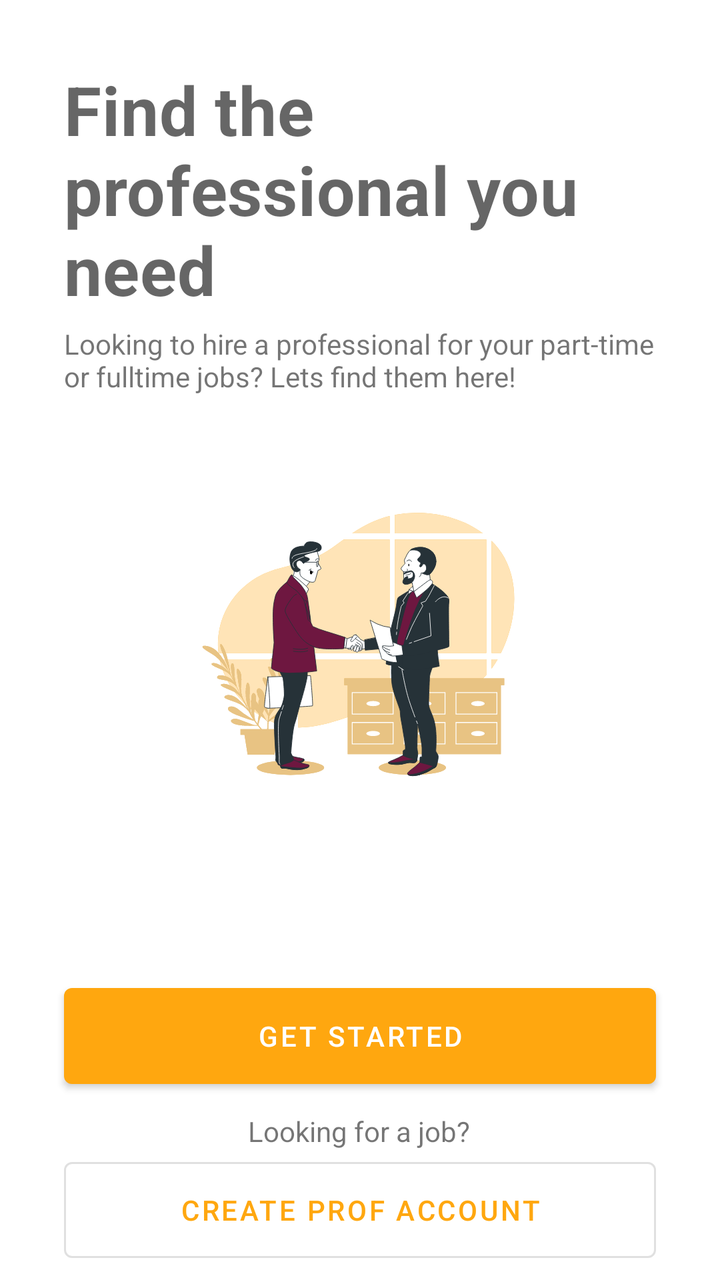
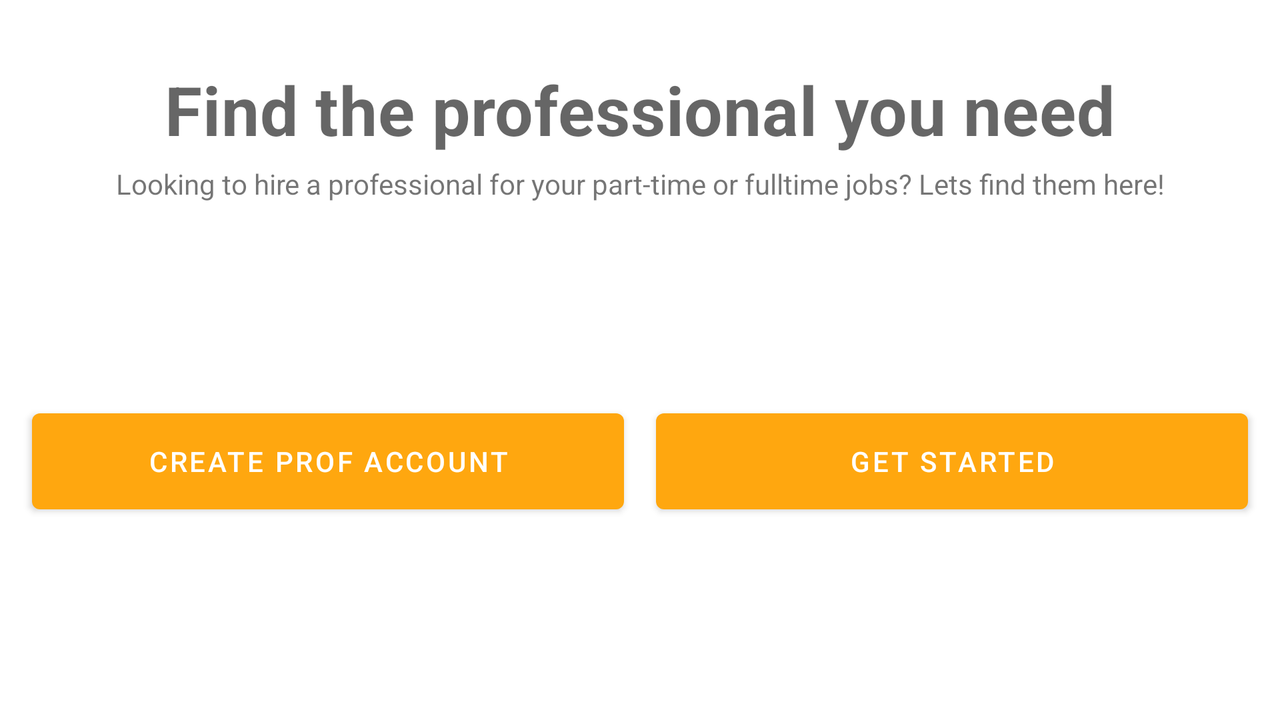

Two renders of one Android screen. The first uses the default layout on a phone; the second uses the alternative layout the repository ships for a different screen configuration, on a matching device. The two XML files are below.
<!-- AndroidManifest.xml: activity theme Theme.ProApp.NoActionBar -->
<!-- res/layout/activity_main.xml -->
<?xml version="1.0" encoding="utf-8"?>
<androidx.constraintlayout.widget.ConstraintLayout xmlns:android="http://schemas.android.com/apk/res/android"
    xmlns:app="http://schemas.android.com/apk/res-auto"
    xmlns:tools="http://schemas.android.com/tools"
    android:layout_width="match_parent"
    android:layout_height="match_parent"
    android:visibility="visible"
    style="@style/layoutBackground"
    tools:context=".MainActivity">

    <TextView
        android:id="@+id/textView"
        style="@style/TextAppearance.MaterialComponents.Headline4"
        android:layout_width="0dp"
        android:layout_height="wrap_content"
        android:layout_margin="32dp"
        android:layout_marginTop="4dp"
        android:text="Find the professional you need"
        android:textStyle="bold"
        app:layout_constraintLeft_toLeftOf="parent"
        app:layout_constraintRight_toRightOf="parent"
        app:layout_constraintTop_toTopOf="parent" />

    <Button
        android:id="@+id/btn_main"
        style="@style/buttonAlignment"
        android:layout_marginBottom="92dp"
        android:text="Get Started"
        app:layout_constraintBottom_toBottomOf="parent"
        app:layout_constraintEnd_toEndOf="parent"
        app:layout_constraintHorizontal_bias="0.0"
        app:layout_constraintStart_toStartOf="parent" />

    <TextView
        android:id="@+id/textView14"
        android:layout_width="0dp"
        android:layout_height="wrap_content"
        android:layout_marginStart="32dp"
        android:layout_marginTop="5dp"
        android:layout_marginEnd="32dp"
        android:text="Looking to hire a professional for your part-time or fulltime jobs? Lets find them here!"
        app:layout_constraintEnd_toEndOf="parent"
        app:layout_constraintStart_toStartOf="parent"
        app:layout_constraintTop_toBottomOf="@+id/textView" />

    <ImageView
        android:id="@+id/imageView2"
        android:layout_width="200dp"
        android:layout_height="200dp"
        app:layout_constraintBottom_toTopOf="@+id/btn_main"
        app:layout_constraintEnd_toEndOf="parent"
        app:layout_constraintHorizontal_bias="0.497"
        app:layout_constraintStart_toStartOf="parent"
        app:layout_constraintTop_toBottomOf="@+id/textView14"
        app:layout_constraintVertical_bias="0.269"
        app:srcCompat="@drawable/hello" />

    <TextView
        android:id="@+id/textView15"
        android:layout_width="wrap_content"
        android:layout_height="wrap_content"
        android:layout_marginTop="8dp"
        android:text="Looking for a job?"
        app:layout_constraintEnd_toEndOf="parent"
        app:layout_constraintHorizontal_bias="0.498"
        app:layout_constraintStart_toStartOf="parent"
        app:layout_constraintTop_toBottomOf="@+id/btn_main" />

    <Button
        android:id="@+id/btn_create_prof"
        style="@style/buttonAlligmentStyled"
        android:layout_marginTop="12dp"
        android:layout_marginBottom="32dp"
        android:text="Create Prof account"
        app:layout_constraintBottom_toBottomOf="parent"
        app:layout_constraintEnd_toEndOf="parent"
        app:layout_constraintHorizontal_bias="0.0"
        app:layout_constraintStart_toStartOf="parent"
        app:layout_constraintTop_toBottomOf="@+id/textView15"
        app:layout_constraintVertical_bias="0.315" />


</androidx.constraintlayout.widget.ConstraintLayout>
<!-- resources referenced by this layout -->
<resources>
  <!-- drawable hello: vector/xml drawable (drawable, 42172 chars, omitted) -->
  <style name="buttonAlignment">
          <item name="android:height">60dp</item>
          <item name="android:layout_height">wrap_content</item>
          <item name="android:layout_width">0dp</item>
          <item name="android:layout_marginStart">32dp</item>
          <item name="android:layout_marginEnd">32dp</item>
      </style>
  <style name="buttonAlligmentStyled" parent="Widget.MaterialComponents.Button.OutlinedButton">
          <item name="android:height">60dp</item>
          <item name="android:layout_height">wrap_content</item>
          <item name="android:layout_width">0dp</item>
          <item name="android:layout_marginStart">32dp</item>
          <item name="android:layout_marginEnd">32dp</item>
      </style>
  <style name="layoutBackground">
          <item name="android:background">?attr/colorOnPrimary</item>
      </style>
  <style name="Theme.ProApp.NoActionBar" parent="Theme.ProApp">
          <item name="windowActionBar">false</item>
          <item name="windowNoTitle">true</item>
      </style>
  <style name="Theme.ProApp" parent="Theme.MaterialComponents.DayNight.DarkActionBar">
          
          <item name="colorPrimary">@color/lyanne</item>
          <item name="colorPrimaryVariant">@color/dark_lyanne</item>
          <item name="colorOnPrimary">@color/white</item>
          
          <item name="colorSecondary">@color/lyanne</item>
          <item name="colorSecondaryVariant">@color/bg_color</item>
          <item name="colorOnSecondary">@color/black</item>
          
          <item name="android:statusBarColor" tools:targetApi="l">?attr/colorPrimaryVariant</item>
          
      </style>
  <color name="lyanne">#FFA70F</color>
  <color name="dark_lyanne">#D18707</color>
  <color name="white">#FFFFFFFF</color>
  <color name="bg_color">#FFEF85</color>
  <color name="black">#FF000000</color>
</resources>
<!-- res/layout-land/activity_main.xml (the repository's variant of the layout above) -->
<!-- drawn on the phone turned sideways -->
<?xml version="1.0" encoding="utf-8"?>
<androidx.constraintlayout.widget.ConstraintLayout xmlns:android="http://schemas.android.com/apk/res/android"
    xmlns:app="http://schemas.android.com/apk/res-auto"
    xmlns:tools="http://schemas.android.com/tools"
    android:layout_width="match_parent"
    android:layout_height="match_parent"
    android:visibility="visible"
    tools:context=".MainActivity">

    <TextView
        android:id="@+id/textView"
        style="@style/TextAppearance.MaterialComponents.Headline4"
        android:layout_width="wrap_content"
        android:layout_height="wrap_content"
        android:layout_margin="32dp"
        android:layout_marginTop="4dp"
        android:text="Find the professional you need"
        android:textStyle="bold"
        app:layout_constraintLeft_toLeftOf="parent"
        app:layout_constraintRight_toRightOf="parent"
        app:layout_constraintTop_toTopOf="parent" />

    <Button
        android:id="@+id/btn_main"
        android:layout_width="0dp"
        android:layout_height="wrap_content"
        android:layout_marginStart="8dp"
        android:layout_marginEnd="16dp"
        android:height="60dp"
        android:text="Get Started"
        app:layout_constraintBottom_toBottomOf="parent"
        app:layout_constraintEnd_toEndOf="parent"
        app:layout_constraintHorizontal_bias="0.5"
        app:layout_constraintStart_toEndOf="@+id/btn_create_prof"
        app:layout_constraintTop_toBottomOf="@+id/imageView2" />

    <TextView
        android:id="@+id/textView14"
        android:layout_width="wrap_content"
        android:layout_height="wrap_content"
        android:layout_marginStart="32dp"
        android:layout_marginTop="5dp"
        android:layout_marginEnd="32dp"
        android:text="Looking to hire a professional for your part-time or fulltime jobs? Lets find them here!"
        app:layout_constraintEnd_toEndOf="parent"
        app:layout_constraintStart_toStartOf="parent"
        app:layout_constraintTop_toBottomOf="@+id/textView" />

    <ImageView
        android:id="@+id/imageView2"
        android:layout_width="200dp"
        android:layout_height="200dp"
        android:visibility="gone"
        app:layout_constraintEnd_toEndOf="parent"
        app:layout_constraintStart_toStartOf="parent"
        app:layout_constraintTop_toBottomOf="@+id/textView14"
        app:srcCompat="@drawable/hello"
        tools:visibility="gone" />

    <Button
        android:id="@+id/btn_create_prof"
        android:layout_width="0dp"
        android:layout_height="60dp"
        android:layout_marginStart="16dp"
        android:layout_marginEnd="8dp"
        android:text="Create Prof account"
        app:layout_constraintBottom_toBottomOf="parent"
        app:layout_constraintEnd_toStartOf="@+id/btn_main"
        app:layout_constraintHorizontal_bias="0.5"
        app:layout_constraintStart_toStartOf="parent"
        app:layout_constraintTop_toBottomOf="@+id/imageView2" />


</androidx.constraintlayout.widget.ConstraintLayout>
<!-- resources referenced by the variant -->
<!-- as the phone turned sideways resolves them -->
<resources>
  <!-- drawable hello: vector/xml drawable (drawable, 42172 chars, omitted) -->
  <style name="Theme.ProApp.NoActionBar" parent="Theme.ProApp">
          <item name="windowActionBar">false</item>
          <item name="windowNoTitle">true</item>
      </style>
  <style name="Theme.ProApp" parent="Theme.MaterialComponents.DayNight.DarkActionBar">
          
          <item name="colorPrimary">@color/lyanne</item>
          <item name="colorPrimaryVariant">@color/dark_lyanne</item>
          <item name="colorOnPrimary">@color/white</item>
          
          <item name="colorSecondary">@color/lyanne</item>
          <item name="colorSecondaryVariant">@color/bg_color</item>
          <item name="colorOnSecondary">@color/black</item>
          
          <item name="android:statusBarColor" tools:targetApi="l">?attr/colorPrimaryVariant</item>
          
      </style>
  <color name="lyanne">#FFA70F</color>
  <color name="dark_lyanne">#D18707</color>
  <color name="white">#FFFFFFFF</color>
  <color name="bg_color">#FFEF85</color>
  <color name="black">#FF000000</color>
</resources>
